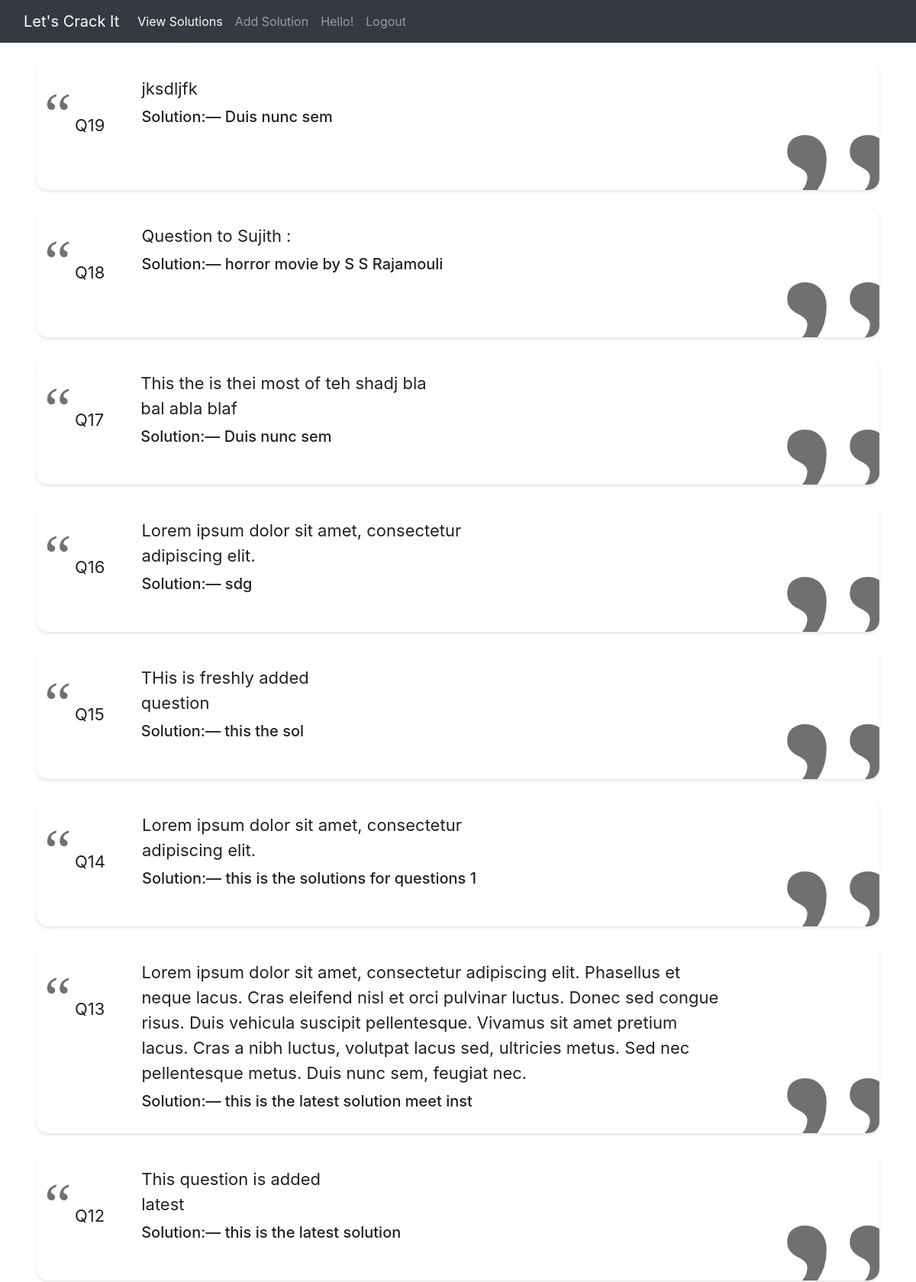
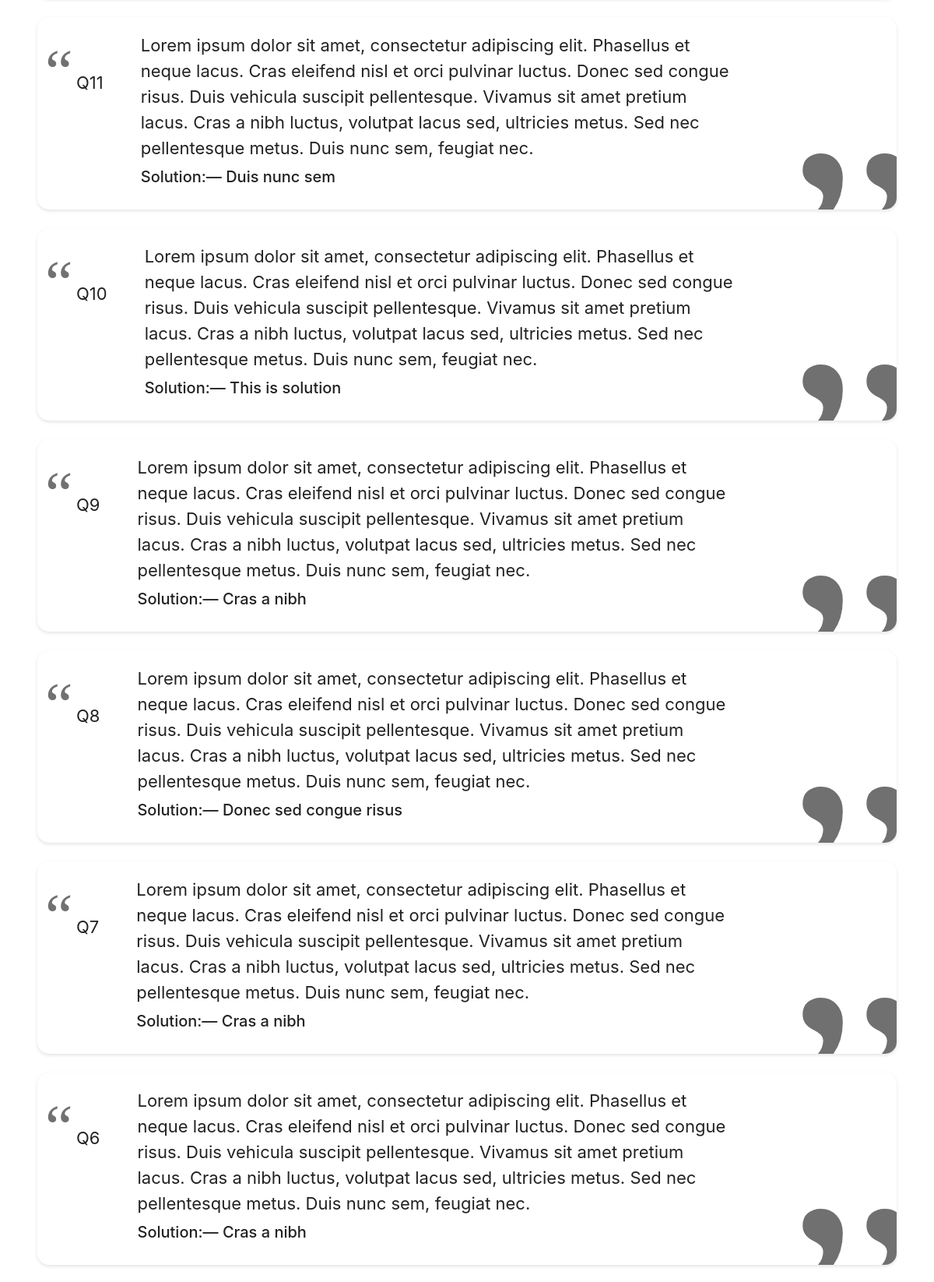
The app's page / (signed in, upper part) with its own data (2 pictures, top to bottom).
### main/models.py (models this page shows)
class solution(models.Model):
    question = models.TextField(max_length=200)
    solution = models.CharField(max_length=50)
    time = models.DateTimeField(auto_now_add=True)

### main/views.py (the view)
# urls.py: path('', views.index, name='index'),
def index(request):
    solutions = solution.objects.all()
    context = {'sols': solutions}
    return render(request, 'index.html', context)

### templates/index.html (shortened to what this page needs)
{% load static %}
<!DOCTYPE html>
<html>
<head>
    <link rel="stylesheet" href="{% static 'bootstrap/css/bootstrap.min.css' %}">
    <link rel="stylesheet" href="{% static 'fonts/ionicons.min.css' %)>
    <link rel="stylesheet" href="{% static 'css/Contact-Form-Clean.css' %)">
    <link rel="stylesheet" href="{% static 'css/Login-Form-Dark.css' %}">
    <link rel="stylesheet" href="{% static 'css/Quote-Card-1.css' %}">
    <link rel="stylesheet" href="{% static 'css/Quote-Card.css' %}">
    <link rel="stylesheet" href="{% static 'css/styles.css' %}">
</head>
<body>
    {% if user.is_authenticated %}
    <nav class="navbar navbar-dark navbar-expand-md text-dark bg-dark">
        <div class="container-fluid"><a class="navbar-brand" href="/">Let's Crack It</a>
            <div class="collapse navbar-collapse"
                id="navcol-1">
                <ul class="nav navbar-nav">
                    <li class="nav-item"><a class="nav-link active" href="/">View Solutions</a></li>
                    <li class="nav-item"><a class="nav-link" href="/addsolution">Add Solution</a></li>
                    <li class="nav-item"><a class="nav-link" href="">Hello! {{user.first_name}}</a></li>
                    <li class="nav-item"><a class="nav-link" href="/logout">Logout</a></li>
                </ul>
            </div>
        </div>
    </nav>
    {% for sol in sols reversed %}
        <blockquote class="quote-card mx-5 my-4 d-flex flex-row" style="border-radius: 15px;">
            <div class="pr-5 py-5">
                <p>Q{{forloop.revcounter}}</p>
            </div>
            <div>
                <p>{{sol.question}}</p>
                <h5 class="pt-2"> Solution:—      {{sol.solution}}</h5>
            </div>
        </blockquote>
    {% endfor %}
    {% endif %}
</body>
</html>

### static/css/Quote-Card-1.css (style rules this page uses)
.quote-card { background: #fff; color: #222222; padding: 20px; padding-left: 50px; box-sizing: border-box; box-shadow: 0 2px 4px rgba(34, 34, 34, 0.12); position: relative; overflow: hidden; min-height: 120px; }
.quote-card p { font-size: 22px; line-height: 1.5; margin: 0; max-width: 80%; }
.quote-card:before { font-family: Georgia, serif; content: "“"; position: absolute; top: 10px; left: 10px; font-size: 5em; color: rgba(238, 238, 238, 0.8); font-weight: normal; }
.quote-card:after { font-family: Georgia, serif; content: "”"; position: absolute; bottom: -110px; line-height: 100px; right: -32px; font-size: 25em; color: rgba(238, 238, 238, 0.8); font-weight: normal; }

### static/css/Quote-Card.css (style rules this page uses)
.quote-card { background: #fff; color: #222222; padding: 20px; padding-left: 50px; box-sizing: border-box; box-shadow: 0 2px 4px rgba(34, 34, 34, 0.12); position: relative; overflow: hidden; min-height: 120px; }
.quote-card p { font-size: 22px; line-height: 1.5; margin: 0; max-width: 80%; }
.quote-card:before { font-family: Georgia, serif; content: "“"; position: absolute; top: 10px; left: 10px; font-size: 5em; color: rgba(77, 77, 77, 0.8); font-weight: normal; }
.quote-card:after { font-family: Georgia, serif; content: "”"; position: absolute; bottom: -110px; line-height: 100px; right: -32px; font-size: 25em; color: rgba(77, 77, 77, 0.8); font-weight: normal; }

### records on screen
solution: question "jksdljfk", solution "Duis nunc sem"
solution: question "Question to Sujith :", solution "horror movie by S S Rajamouli"
solution: question "This the is thei most of teh shadj bla bal abla blaf", solution "Duis nunc sem"
solution: question "Lorem ipsum dolor sit amet, consectetur adipiscing elit.", solution "sdg"
solution: question "THis is freshly added question", solution "this the sol"
solution: question "Lorem ipsum dolor sit amet, consectetur adipiscing elit.", solution "this is the solutions for questions 1"
solution: question "Lorem ipsum dolor sit amet, consectetur adipiscing elit. Phasellus et neque lacus. Cras eleifend nisl et orci pulvinar luctus. Donec sed congue risus. Duis vehicula suscipit pellentesque. Vivamus sit amet pretium lacus. Cras a nibh luctus, volutpat lacus sed, ultricies metus. Sed nec pellentesque metus. Duis nunc sem, feugiat nec.", solution "this is the latest solution meet inst"
solution: question "This question is added latest", solution "this is the latest solution"
solution: question "Lorem ipsum dolor sit amet, consectetur adipiscing elit. Phasellus et neque lacus. Cras eleifend nisl et orci pulvinar luctus. Donec sed congue risus. Duis vehicula suscipit pellentesque. Vivamus sit amet pretium lacus. Cras a nibh luctus, volutpat lacus sed, ultricies metus. Sed nec pellentesque metus. Duis nunc sem, feugiat nec.", solution "Duis nunc sem"
solution: question "Lorem ipsum dolor sit amet, consectetur adipiscing elit. Phasellus et neque lacus. Cras eleifend nisl et orci pulvinar luctus. Donec sed congue risus. Duis vehicula suscipit pellentesque. Vivamus sit amet pretium lacus. Cras a nibh luctus, volutpat lacus sed, ultricies metus. Sed nec pellentesque metus. Duis nunc sem, feugiat nec.", solution "This is solution"
solution: question "Lorem ipsum dolor sit amet, consectetur adipiscing elit. Phasellus et neque lacus. Cras eleifend nisl et orci pulvinar luctus. Donec sed congue risus. Duis vehicula suscipit pellentesque. Vivamus sit amet pretium lacus. Cras a nibh luctus, volutpat lacus sed, ultricies metus. Sed nec pellentesque metus. Duis nunc sem, feugiat nec.", solution "Cras a nibh"
solution: question "Lorem ipsum dolor sit amet, consectetur adipiscing elit. Phasellus et neque lacus. Cras eleifend nisl et orci pulvinar luctus. Donec sed congue risus. Duis vehicula suscipit pellentesque. Vivamus sit amet pretium lacus. Cras a nibh luctus, volutpat lacus sed, ultricies metus. Sed nec pellentesque metus. Duis nunc sem, feugiat nec.", solution "Donec sed congue risus"
solution: question "Lorem ipsum dolor sit amet, consectetur adipiscing elit. Phasellus et neque lacus. Cras eleifend nisl et orci pulvinar luctus. Donec sed congue risus. Duis vehicula suscipit pellentesque. Vivamus sit amet pretium lacus. Cras a nibh luctus, volutpat lacus sed, ultricies metus. Sed nec pellentesque metus. Duis nunc sem, feugiat nec.", solution "Cras a nibh"
solution: question "Lorem ipsum dolor sit amet, consectetur adipiscing elit. Phasellus et neque lacus. Cras eleifend nisl et orci pulvinar luctus. Donec sed congue risus. Duis vehicula suscipit pellentesque. Vivamus sit amet pretium lacus. Cras a nibh luctus, volutpat lacus sed, ultricies metus. Sed nec pellentesque metus. Duis nunc sem, feugiat nec.", solution "Cras a nibh"
